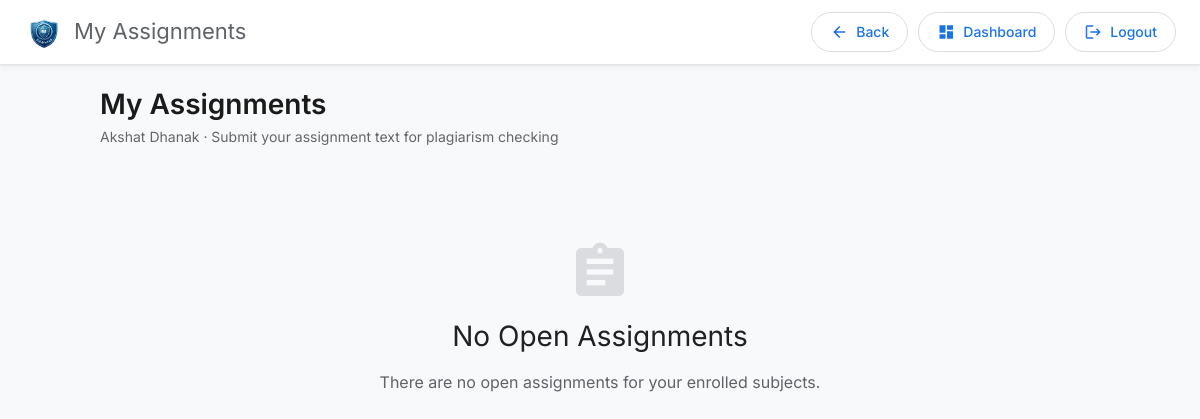
The page /student_app/assignments/ (signed in) on the database as committed earlier.
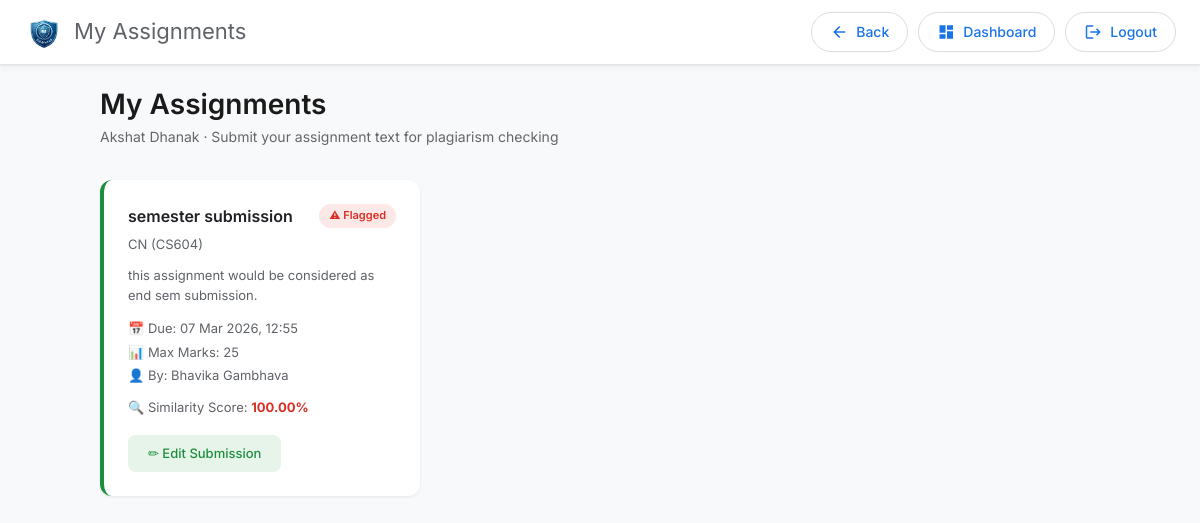
The same page on the database as committed later.
### admin_app/models.py (models this page shows, shortened)
class Assignment(models.Model):
    STATUS_CHOICES = [
        ('open', 'Open'),
        ('closed', 'Closed'),
    ]
    title = models.CharField(max_length=255)
    description = models.TextField(blank=True)
    subject = models.ForeignKey(Subject, on_delete=models.CASCADE, related_name='assignments')
    created_by = models.ForeignKey(Faculty, on_delete=models.CASCADE, related_name='created_assignments')
    due_date = models.DateTimeField()
    max_marks = models.IntegerField(default=100)
    status = models.CharField(max_length=10, choices=STATUS_CHOICES, default='open')
    created_at = models.DateTimeField(auto_now_add=True)
    updated_at = models.DateTimeField(auto_now=True)
    class Meta:
        ordering = ['-due_date']

class Subject(models.Model):
    code = models.CharField(max_length=20, unique=True)   # e.g., "23CE610"
    name = models.CharField(max_length=200, unique=True)  # e.g., "ADVANCED COMPUTER ARCHITECTURE"
    credits = models.IntegerField(default=4)
    semester = models.IntegerField(choices=[(i, f"Semester {i}") for i in range(1, 9)])
    is_elective = models.BooleanField(default=False)
    department = models.ForeignKey(Department, on_delete=models.PROTECT, related_name='subjects')
    syllabus_url = models.URLField(blank=True, null=True)
    created_at = models.DateTimeField(auto_now_add=True)
    class Meta:
        ordering = ['semester', 'code']
        unique_together = ['code', 'department']

class Faculty(models.Model):
    STATUS_CHOICES = [
        ('active', 'Active'),
        ('inactive', 'Inactive'),
    ]
    user = models.OneToOneField(CustomUser, on_delete=models.CASCADE, related_name='faculty_profile')
    name = models.CharField(max_length=200)
    email = models.EmailField()
    phone = models.CharField(max_length=15, blank=True, null=True)
    department = models.ForeignKey(Department, on_delete=models.PROTECT, related_name='faculties', null=True, blank=True)
    specialization = models.CharField(max_length=200, blank=True, null=True)
    subjects = models.ManyToManyField(Subject, blank=True, related_name='qualified_faculties')
    salary = models.DecimalField(max_digits=10, decimal_places=2, default=0)
    image = models.ImageField(upload_to='faculty_photos/', default='default_faculty.jpg')
    status = models.CharField(max_length=20, choices=STATUS_CHOICES, default='active')
    created_at = models.DateTimeField(auto_now_add=True)
    updated_at = models.DateTimeField(auto_now=True)
    class Meta:
        ordering = ['name']

class AssignmentSubmission(models.Model):
    assignment = models.ForeignKey(Assignment, on_delete=models.CASCADE, related_name='submissions')
    student = models.ForeignKey(Student, on_delete=models.CASCADE, related_name='assignment_submissions')
    content = models.TextField(help_text="Paste your assignment text here")
    submitted_at = models.DateTimeField(auto_now_add=True)
    updated_at = models.DateTimeField(auto_now=True)
    plagiarism_score = models.DecimalField(max_digits=5, decimal_places=2, null=True, blank=True)
    is_flagged = models.BooleanField(default=False)
    class Meta:
        ordering = ['assignment', 'student']
        unique_together = ['assignment', 'student']

### student_app/views.py (the view)
# urls.py: path("assignments/", views.submit_assignment, name="submit_assignment"),
@student_required
def submit_assignment(request):
    try:
        student = Student.objects.get(user=request.user)
    except Student.DoesNotExist:
        messages.error(request, "Student profile not found.")
        return redirect("student_app:student_dashboard")
    enrolled_subject_ids = SubjectOffering.objects.filter(
        enrollments__student=student,
        enrollments__status='active',
    ).values_list('subject_id', flat=True).distinct()
    assignments = Assignment.objects.filter(
        subject_id__in=enrolled_subject_ids,
        status='open',
    ).select_related('subject', 'created_by')
    submitted_ids = set(
        AssignmentSubmission.objects.filter(student=student).values_list('assignment_id', flat=True)
    )
    assignment_list = []
    for a in assignments:
        submission = None
        if a.id in submitted_ids:
            submission = AssignmentSubmission.objects.get(assignment=a, student=student)
        assignment_list.append({
            'assignment': a,
            'submitted': a.id in submitted_ids,
            'submission': submission,
        })
    context = {
        'student': student,
        'assignments': assignment_list,
    }
    return render(request, 'student_app/assignments.html', context)

### project1/context_processors.py (called while the page is built)
def session_timeout(request):
    return {
        'SESSION_TIMEOUT_SECONDS': getattr(settings, 'SESSION_COOKIE_AGE', 1800),
    }

### student_app/views.py (called while the page is built)
def student_required(view_func):
    @wraps(view_func)
    def wrapper(request, *args, **kwargs):
        if not request.user.is_authenticated:
            return redirect("registration:login")  # Redirect unauthenticated users to login page
        if request.user.role == "student":
            return view_func(request, *args, **kwargs)
        logout(request)  # Log out unauthorized users
        return redirect("registration:login")  # Redirect unauthorized users
    return wrapper

### student_app/templates/student_app/assignments.html (shortened to what this page needs)
{% extends "layout.html" %}
{% block nav_title %}My Assignments{% endblock %}
{% block container %}
<div class="assign-container">
    <div class="assign-header">
        <h1>My Assignments</h1>
        <p>{{ student.name }} · Submit your assignment text for plagiarism checking</p>
    </div>
    {% if assignments %}
    <div class="assignment-grid">
        {% for item in assignments %}
        <div class="assign-card {% if item.submitted %}submitted{% endif %}">
            <div style="display: flex; justify-content: space-between; align-items: flex-start;">
                <div class="title">{{ item.assignment.title }}</div>
                {% if item.submitted %}
                    {% if item.submission.is_flagged %}
                    <span class="status-badge flagged">⚠ Flagged</span>
                    {% else %}
                    <span class="status-badge submitted">✓ Submitted</span>
                    {% endif %}
                {% else %}
                <span class="status-badge pending">● Pending</span>
                {% endif %}
            </div>
            <div class="subject">{{ item.assignment.subject.name }} ({{ item.assignment.subject.code }})</div>
            {% if item.assignment.description %}
            <div style="font-size: 13px; color: #5f6368; margin-bottom: 12px; line-height: 1.5;">{{ item.assignment.description|truncatewords:30 }}</div>
            {% endif %}
            <div class="meta">
                📅 Due: {{ item.assignment.due_date|date:"d M Y, H:i" }}<br>
                📊 Max Marks: {{ item.assignment.max_marks }}<br>
                👤 By: {{ item.assignment.created_by.name }}
            </div>
            {% if item.submitted and item.submission.plagiarism_score %}
            <div class="meta" style="margin-top: 8px;">
                🔍 Similarity Score: <strong style="color: {% if item.submission.is_flagged %}#d93025{% else %}#1e8e3e{% endif %};">{{ item.submission.plagiarism_score }}%</strong>
            </div>
            {% endif %}
            <div class="actions">
                <a href="{% url 'student_app:submit_assignment_text' item.assignment.id %}" class="btn-submit-assign {% if item.submitted %}success{% else %}primary{% endif %}">
                    {% if item.submitted %}✏ Edit Submission{% else %}📝 Submit{% endif %}
                </a>
            </div>
        </div>
        {% endfor %}
    </div>
    {% else %}
    <div class="empty-state">
        <span class="material-icons">assignment</span>
        <h3>No Open Assignments</h3>
        <p>There are no open assignments for your enrolled subjects.</p>
    </div>
    {% endif %}
</div>
{% endblock %}

Rows that differ between the two databases and show on the page:
added Assignment: assignment "semester submission", assignment.subject.name "CN", assignment.subject.code "CS604", assignment.description "this assignment would be considered as end sem submission.", assignment.due_date "07 Mar 2026, 12:55", assignment.max_marks "25", assignment.created_by.name "Bhavika Gambhava", submission.plagiarism_score "100.00"
Other text that changed with them:
text no longer shown: "No Open Assignments There are no open assignments for your enrolled subjects."
